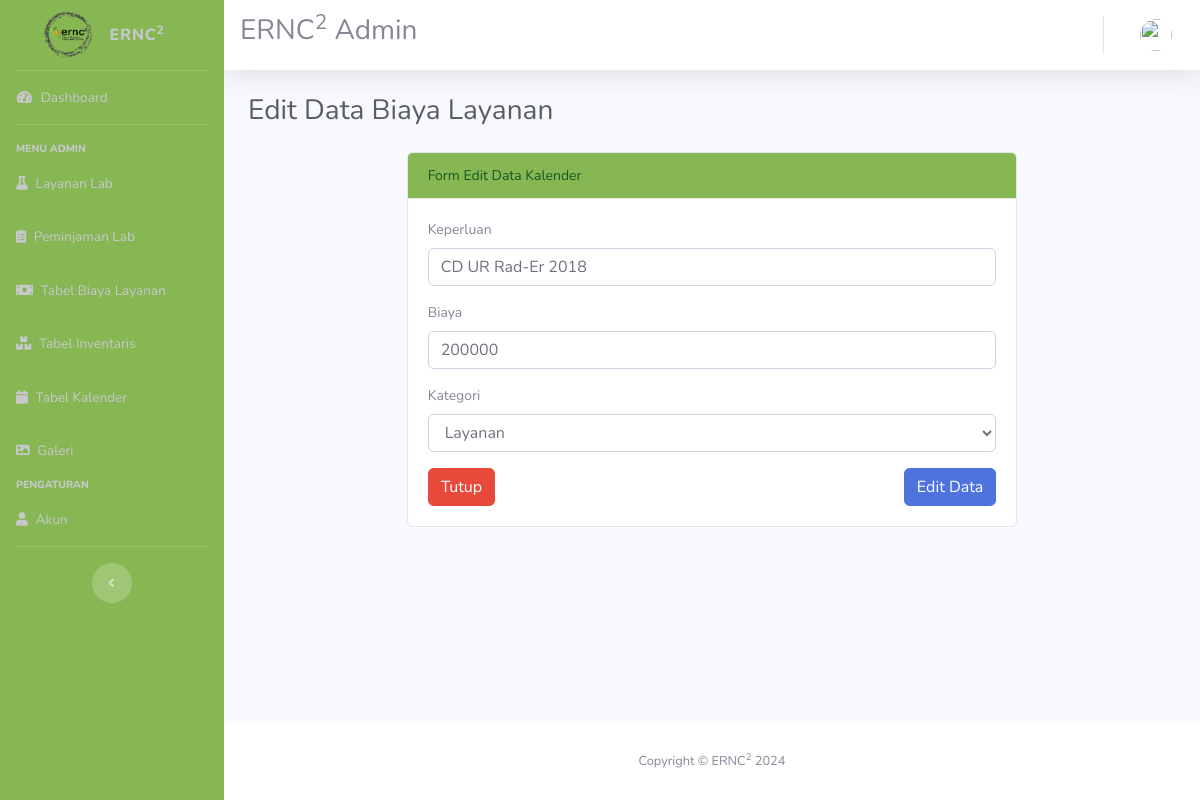
Screenshot of /BiayaLayanan/edit/3 with the database file from the repository.
### tables this page shows
CREATE TABLE `biaya_layanan` (
  `id` int(11) NOT NULL,
  `keperluan` varchar(50) NOT NULL,
  `biaya` decimal(10,0) NOT NULL,
  `kategori` varchar(50) NOT NULL
);

### application/controllers/BiayaLayanan.php (called while the page is built, shortened)
<?php
class BiayaLayanan extends CI_Controller
{
public function __construct()
{
    $this->load->model('Biaya_model');
    $this->load->library('pagination');
}
    public function edit($id)
{
    $data['judul'] = "Edit Data Biaya Layanan";
    $data['user'] = $this->db->get_where('user', ['email' => $this->session->userdata('email')])->row_array();
    $data['biaya_layanan'] = $this->Biaya_model->getById($id);
    $this->form_validation->set_rules('keperluan','Keperluan','required',[
        'required' => 'Keperluan Wajib di Isi'
    ]);
    $this->form_validation->set_rules('biaya','Biaya','required',[
        'required' => 'Biaya Wajib di Isi'
    ]);
    $this->form_validation->set_rules('kategori','Kategori','required',[
        'required' => 'Kategori Wajib di Isi'
    ]);
    if ($this->form_validation->run()==false) {
        $this->load->view("layout/header", $data);
        $this->load->view("biayalayanan/vw_ubah_biayalayanan", $data);
        $this->load->view("layout/footer");
    }
}
}
?>

### index.php (called while the page is built, shortened)
<?php
require_once BASEPATH.'core/CodeIgniter.php';

### application/models/Biaya_model.php (called while the page is built, shortened)
<?php
class Biaya_model extends CI_Model
{
    public $table = 'biaya_layanan';
    public $id = 'biaya_layanan.id';
    public function getById($id)
    {
        $this->db->where($this->id, $id);
        $query = $this->db->get($this->table);
        return $query->row_array();
    }
}
?>

### application/views/biayalayanan/vw_ubah_biayalayanan.php (the view, shortened to what this page needs)
<div class="container-fluid">
<h1 class="h3 mb-4 text-gray-800"><?php echo $judul; ?></h1>
<div class="row justify-content-center">
<div class="col-md-8 ">
<div class="card">
<div class="card-header justify-content-center bg-custom-success">
Form Edit Data Kalender
</div>
<div class="card-body">
<form action="" method="POST">
    <div class="form-group">
        <label for="keperluan">Keperluan</label>
        <input type="text"name="keperluan" value="<?= $biaya_layanan['keperluan']; ?>" class="form-control" id="keperluan" placeholder="Keperluan">
    </div>
    <div class="form-group">
        <label for="biaya">Biaya</label>
        <input type="text" name="biaya" value="<?= $biaya_layanan['biaya']; ?>" class="form-control" id="biaya" placeholder="Biaya">
    </div>
    <div class="form-group">
        <label for="kategori">Kategori</label>
        <select class="form-control" id="kategori" name="kategori" aria-placeholder="Kategori">
        <option value="Layanan" <?= $biaya_layanan['kategori'] == 'Layanan' ? 'selected' : '' ?>>Layanan</option>
        </select>
    </div>
    <a href="<?= base_url('BiayaLayanan') ?>" class="btn btn-danger">Tutup</a>
    <button type="submit" name="edit" class="btn btn-primary float-right">Edit Data</button>
</form>
</div>
</div>
</div>
</div>
</div>
</div>

### application/views/layout/header.php (style rules this page uses)
body { font-size: 14px; }
.bg-custom-success { background-color: #87b753; color: #155724; }

### rows the page displays
biaya_layanan: keperluan "CD UR Rad-Er 2018", biaya "200000", kategori "Layanan"

### other values shown
$judul "Edit Data Biaya Layanan"
